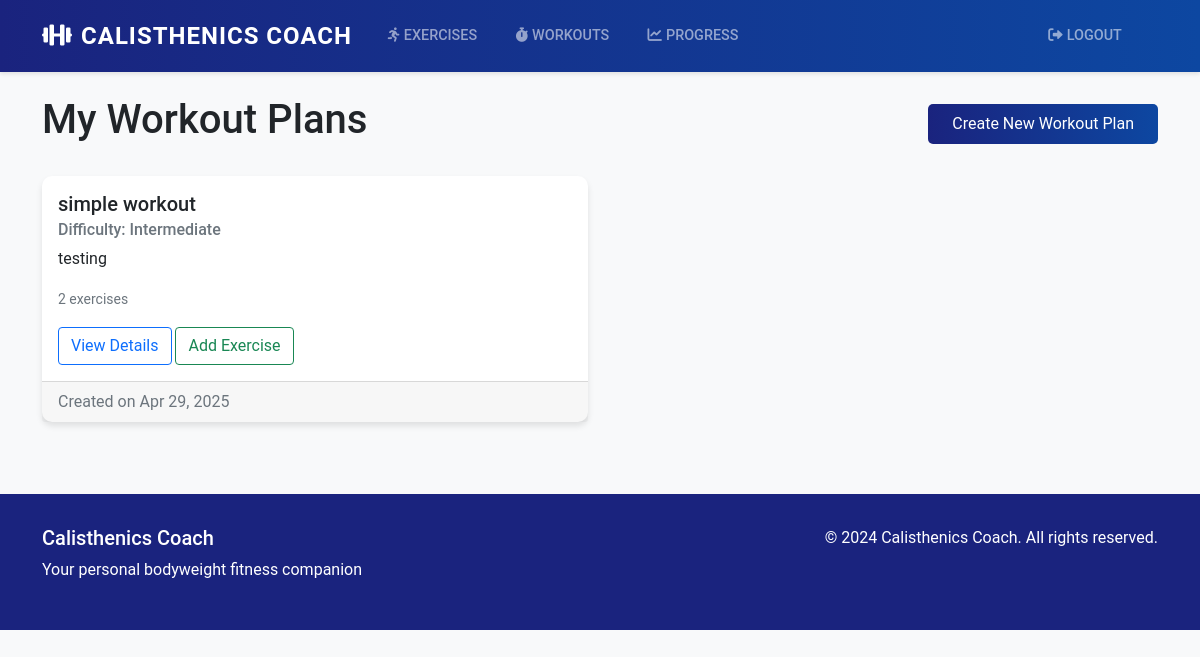
The page /workouts/ (signed in) on the database its author committed.
### workouts/models.py (models this page shows, shortened)
class WorkoutPlan(models.Model):
    title = models.CharField(max_length=100)
    description = models.TextField()
    created_by = models.ForeignKey(User, on_delete=models.CASCADE)
    created_at = models.DateTimeField(auto_now_add=True)
    difficulty_level = models.CharField(max_length=20, choices=DIFFICULTY_LEVEL_CHOICES)

### workouts/views.py (the view)
# urls.py: path('workouts/', views.workout_list, name='workout_list'),
@login_required
def workout_list(request):
    workouts = WorkoutPlan.objects.filter(created_by=request.user)
    return render(request, 'workouts/workout_list.html', {'workouts': workouts})

### workouts/templates/workouts/workout_list.html (shortened to what this page needs)
{% extends 'workouts/base.html' %}
{% block content %}
<div class="d-flex justify-content-between align-items-center mb-4">
    <h1>My Workout Plans</h1>
    <a href="{% url 'workout_create' %}" class="btn btn-primary">Create New Workout Plan</a>
</div>
{% if workouts %}
    <div class="row">
        {% for workout in workouts %}
            <div class="col-md-6 mb-4">
                <div class="card h-100">
                    <div class="card-body">
                        <h5 class="card-title">{{ workout.title }}</h5>
                        <h6 class="card-subtitle mb-2 text-muted">
                            Difficulty: {{ workout.difficulty_level|title }}
                        </h6>
                        <p class="card-text">{{ workout.description|truncatewords:30 }}</p>
                        {% with exercise_count=workout.workoutexercise_set.count %}
                            <p class="text-muted">
                                <small>{{ exercise_count }} exercise{{ exercise_count|pluralize }}</small>
                            </p>
                        {% endwith %}
                        <div class="mt-3">
                            <a href="{% url 'workout_detail' pk=workout.pk %}" class="btn btn-outline-primary">View Details</a>
                            <a href="{% url 'workout_add_exercise' workout_pk=workout.pk %}" class="btn btn-outline-success">Add Exercise</a>
                        </div>
                    </div>
                    <div class="card-footer text-muted">
                        Created on {{ workout.created_at|date:"M d, Y" }}
                    </div>
                </div>
            </div>
        {% endfor %}
    </div>
{% else %}
    <div class="alert alert-info">
        <p class="mb-0">You haven't created any workout plans yet. Start by creating your first workout plan!</p>
    </div>
{% endif %}
{% endblock %}

### workouts/templates/workouts/base.html (style rules this page uses)
body { background-color: #f8f9fa; font-family: 'Roboto', sans-serif; }
.card { border: none; border-radius: 10px; box-shadow: 0 4px 6px rgba(0,0,0,0.1); transition: transform 0.3s ease; }
.btn-primary { background: linear-gradient(to right, #1a237e, #0d47a1); border: none; padding: 0.5rem 1.5rem; border-radius: 5px; transition: all 0.3s ease; }

### rows shown on the page
WorkoutPlan: title "simple workout", difficulty_level "Intermediate", description "testing", workoutexercise_set.count "2", created_at "Apr 29, 2025"
